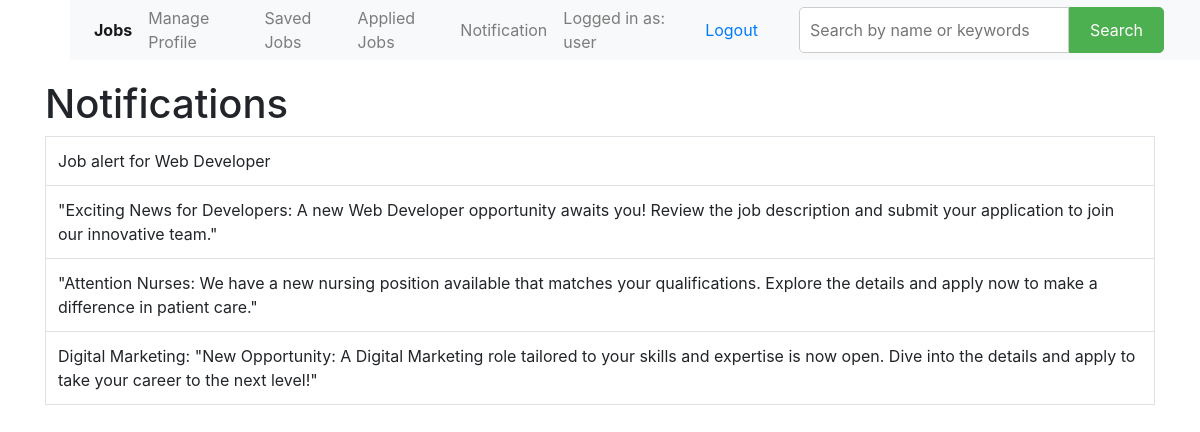
The app's page /notification/ (signed in), older data.
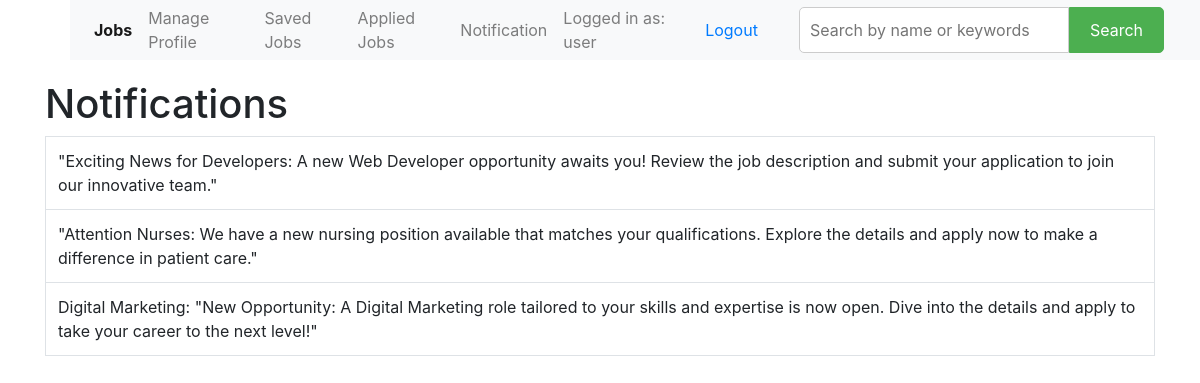
The same page, newer data.
### maincode/models.py (models this page shows, shortened)
class notification_data(models.Model):
    text_notification = models.CharField(max_length=100)

### maincode/views.py (the view)
# urls.py: path('notification/',views.notificationpage,name='notificationpage'),
def notificationpage(request):
    if request.user.is_authenticated:
        ndata = notification_data.objects.all().order_by('-id')
        return render(request, 'base/notifications.html', {'notifydata': ndata})
    else:
        return redirect('login')

### templates/base/notifications.html (shortened to what this page needs)
{% extends '../base/base.html' %}
{% block content %}
    <div class="container">
        <h1>Notifications</h1>
            {% if notifydata %}
                <table class="notification-table">
                    <tbody>
                        {% for notifications in notifydata %}
                            <tr>
                                 <td>{{ notifications.text_notification }}
                        {% endfor %}
            {% endif %}
                                </td>
                            </tr>
            </tbody>
        </table>
    </div>
{% endblock %}

Row changes from the older to the newer data that the page shows:
removed notification_data: text_notification "Job alert for Web Developer"
